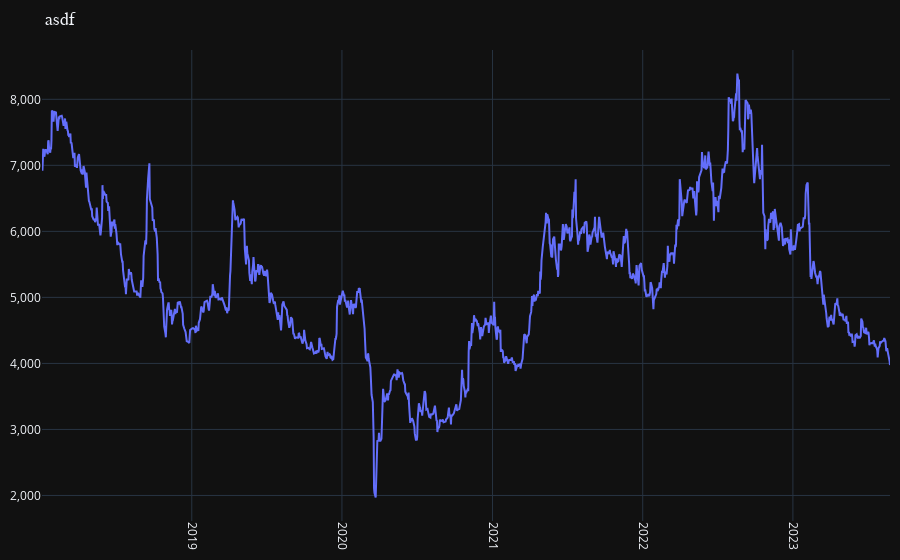

Write notebook code for a chart like this one.
### Code cell
# fig = go.Figure(
#     data=go.Candlestick(
#         x=kor_stock_ohlcv_095570['date'],
#         open=kor_stock_ohlcv_095570['open'],
#         high=kor_stock_ohlcv_095570['high'],
#         low=kor_stock_ohlcv_095570['low'],
#         close=kor_stock_ohlcv_095570['close'],
#         increasing_line_color= 'red', decreasing_line_color= 'blue')
# )

fig = go.Figure([go.Scatter(x=kor_stock_ohlcv_095570_total['date'], y=kor_stock_ohlcv_095570_total['close'])])



fig.update_layout(
    title = 'asdf',
#     title= f'{sig_area} 시군구별 {type_nm} 매매(실거래가)/전월세(보증금) 거래량',
    title_font_family="맑은고딕",
    title_font_size = 18,
    hoverlabel=dict(
#         bgcolor='white',
        bgcolor='black',
        font_size=15,
    ),
#     hovermode="x unified",
    hovermode="x",    
#     template='plotly_white', 
    template='plotly_dark',
    xaxis_tickangle=90,
    yaxis_tickformat = ',',
    legend = dict(orientation = 'h', xanchor = "center", x = 0.85, y= 1.1), 
    barmode='group'
)
    
fig.update_layout(margin=go.layout.Margin(
        l=10, #left margin
        r=10, #right margin
        b=10, #bottom margin
        t=50  #top margin
    ))
    
fig.show()

### Figure 1 — Plotly figure (JSON) as saved in the notebook; plotly's stock layout.template omitted (floating-point values rounded to 4 significant figures; data arrays with more than 128 entries replaced by an {"elided": "..."} marker saying what was removed)
{"data": [{"type": "scatter", "x": {"elided": "1394 str values"}, "y": {"elided": "1394 int values"}}], "layout": {"barmode": "group", "hoverlabel": {"bgcolor": "black", "font": {"size": 15}}, "hovermode": "x", "legend": {"orientation": "h", "x": 0.85, "xanchor": "center", "y": 1.1}, "margin": {"b": 10, "l": 10, "r": 10, "t": 50}, "title": {"font": {"family": "맑은고딕", "size": 18}, "text": "asdf"}, "xaxis": {"tickangle": 90}, "yaxis": {"tickformat": ","}}}
